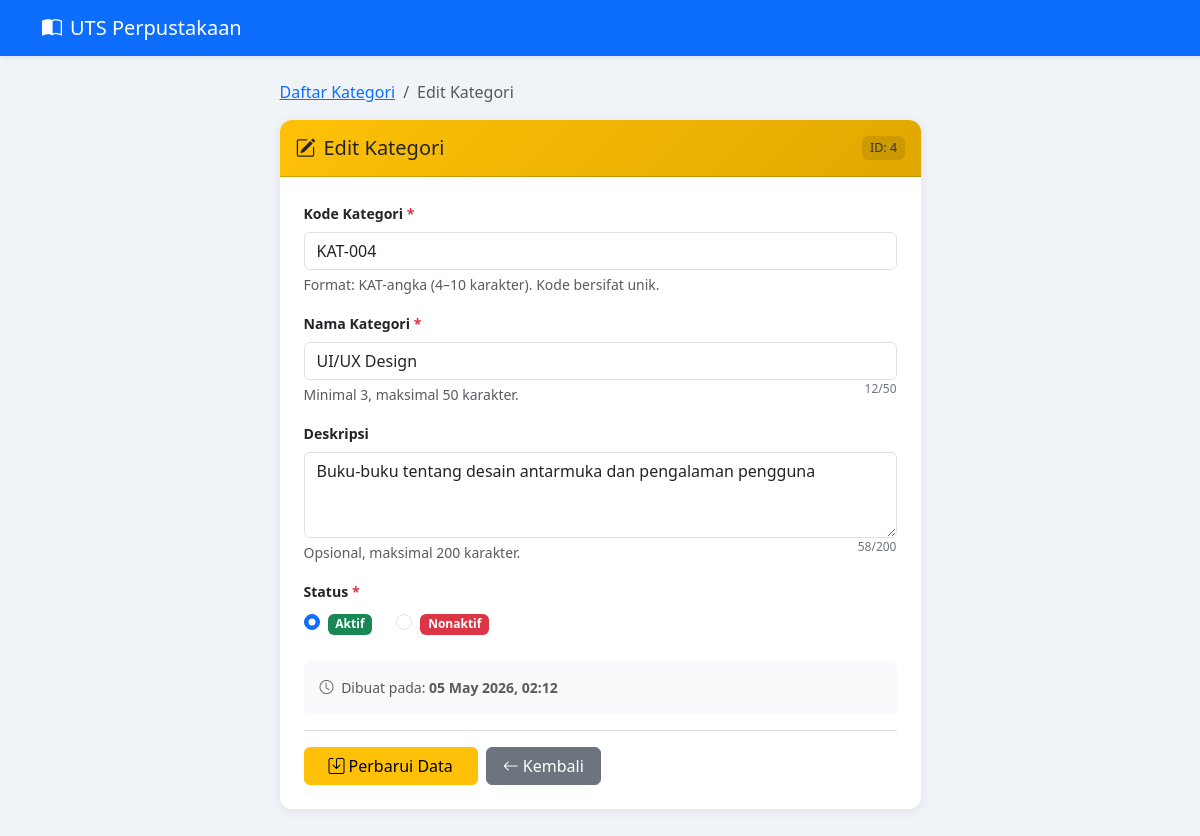
The app's page /edit.php?id=4 with its own data.
### tables this page shows
CREATE TABLE `kategori` (
  `id_kategori`   INT           NOT NULL AUTO_INCREMENT,
  `kode_kategori` VARCHAR(10)   NOT NULL UNIQUE,
  `nama_kategori` VARCHAR(50)   NOT NULL,
  `deskripsi`     TEXT,
  `status`        ENUM('Aktif','Nonaktif') NOT NULL DEFAULT 'Aktif',
  `created_at`    TIMESTAMP     NOT NULL DEFAULT CURRENT_TIMESTAMP,
  PRIMARY KEY (`id_kategori`)
);

### edit.php (the view, shortened to what this page needs)
<?php
require_once 'config/database.php';
$id = isset($_GET['id']) ? (int)$_GET['id'] : 0;
$stmtGet = $conn->prepare("SELECT * FROM kategori WHERE id_kategori = ?");
$stmtGet->bind_param("i", $id);
$stmtGet->execute();
$resultGet = $stmtGet->get_result();
$data      = $resultGet->fetch_assoc();
$errors    = [];
$kode      = $data['kode_kategori'];
$nama      = $data['nama_kategori'];
$deskripsi = $data['deskripsi'] ?? '';
$status    = $data['status'];
?>
<!DOCTYPE html>
<html lang="id">
<head>
  <link href="https://cdn.jsdelivr.net/npm/bootstrap@5.3.0/dist/css/bootstrap.min.css" rel="stylesheet">
  <link href="https://cdn.jsdelivr.net/npm/bootstrap-icons@1.10.5/font/bootstrap-icons.min.css" rel="stylesheet">
</head>
<body>
<nav class="navbar navbar-expand-lg navbar-dark bg-primary shadow-sm">
  <div class="container">
    <a class="navbar-brand" href="index.php">
      <i class="bi bi-book-half me-2"></i>UTS Perpustakaan
    </a>
  </div>
</nav>
<div class="container mt-4 mb-5">
  <div class="row justify-content-center">
    <div class="col-lg-7 col-md-9">
      <nav aria-label="breadcrumb" class="mb-3">
        <ol class="breadcrumb">
          <li class="breadcrumb-item"><a href="index.php">Daftar Kategori</a></li>
          <li class="breadcrumb-item active">Edit Kategori</li>
        </ol>
      </nav>
      <div class="card">
        <div class="card-header py-3 d-flex align-items-center justify-content-between">
          <h5 class="mb-0"><i class="bi bi-pencil-square me-2"></i>Edit Kategori</h5>
          <span class="badge-id">ID: <?= $id ?></span>
        </div>
        <div class="card-body p-4">
          <form method="POST" novalidate>
            <div class="mb-3">
              <label for="kode_kategori" class="form-label">
                Kode Kategori <span class="text-danger">*</span>
              </label>
              <input type="text"
                     class="form-control <?= isset($errors['kode']) ? 'is-invalid' : '' ?>"
                     id="kode_kategori" name="kode_kategori"
                     value="<?= htmlspecialchars($kode) ?>"
                     maxlength="10" required>
              <div class="form-text">Format: KAT-angka (4–10 karakter). Kode bersifat unik.</div>
            </div>
            <div class="mb-3">
              <label for="nama_kategori" class="form-label">
                Nama Kategori <span class="text-danger">*</span>
              </label>
              <input type="text"
                     class="form-control <?= isset($errors['nama']) ? 'is-invalid' : '' ?>"
                     id="nama_kategori" name="nama_kategori"
                     value="<?= htmlspecialchars($nama) ?>"
                     maxlength="50" required>
              <div class="d-flex justify-content-between">
                <div class="form-text">Minimal 3, maksimal 50 karakter.</div>
                <span class="char-counter" id="namaCounter">0/50</span>
              </div>
            </div>
            <div class="mb-3">
              <label for="deskripsi" class="form-label">Deskripsi</label>
              <textarea class="form-control <?= isset($errors['deskripsi']) ? 'is-invalid' : '' ?>"
                        id="deskripsi" name="deskripsi" rows="3"
                        maxlength="200"><?= htmlspecialchars($deskripsi) ?></textarea>
              <div class="d-flex justify-content-between">
                <div class="form-text">Opsional, maksimal 200 karakter.</div>
                <span class="char-counter" id="deskCounter">0/200</span>
              </div>
            </div>
            <div class="mb-4">
              <label class="form-label">Status <span class="text-danger">*</span></label>
              <div class="d-flex gap-4">
                <div class="form-check">
                  <input class="form-check-input" type="radio" name="status" id="statusAktif" value="Aktif"
                         <?= $status === 'Aktif' ? 'checked' : '' ?>>
                  <label class="form-check-label" for="statusAktif">
                    <span class="badge bg-success">Aktif</span>
                  </label>
                </div>
                <div class="form-check">
                  <input class="form-check-input" type="radio" name="status" id="statusNonaktif" value="Nonaktif"
                         <?= $status === 'Nonaktif' ? 'checked' : '' ?>>
                  <label class="form-check-label" for="statusNonaktif">
                    <span class="badge bg-danger">Nonaktif</span>
                  </label>
                </div>
              </div>
            </div>
            <div class="mb-3 p-3 bg-light rounded small text-muted">
              <i class="bi bi-clock me-1"></i>
              Dibuat pada: <strong><?= date('d M Y, H:i', strtotime($data['created_at'])) ?></strong>
            </div>
            <div class="d-flex gap-2 border-top pt-3">
              <button type="submit" class="btn btn-warning px-4">
                <i class="bi bi-save me-1"></i>Perbarui Data
              </button>
              <a href="index.php" class="btn btn-secondary px-3">
                <i class="bi bi-arrow-left me-1"></i>Kembali
              </a>
            </div>
          </form>
        </div>
      </div>
    </div>
  </div>
</div>
</body>
</html>

### edit.php (style rules this page uses)
body { background-color: #f0f4f8; }
.card { border: none; box-shadow: 0 2px 12px rgba(0,0,0,.08); border-radius: 12px; }
.card-header { background: linear-gradient(135deg, #ffc107, #e0a800); color: #212529; border-radius: 12px 12px 0 0 !important; }
.form-label { font-weight: 600; font-size: .88rem; }
.char-counter { font-size: .75rem; color: #6c757d; }
.badge-id { background: rgba(0,0,0,.1); color: #333; border-radius: 6px; padding: .2em .6em; font-size: .78rem; }

### records on screen
kategori: kode_kategori "KAT-004", nama_kategori "UI/UX Design", deskripsi "Buku-buku tentang desain antarmuka dan pengalaman pengguna", status "☑ Aktif", status "☐ Nonaktif", created_at "05 May 2026, 02:12"

### other values on screen
$id "4"
